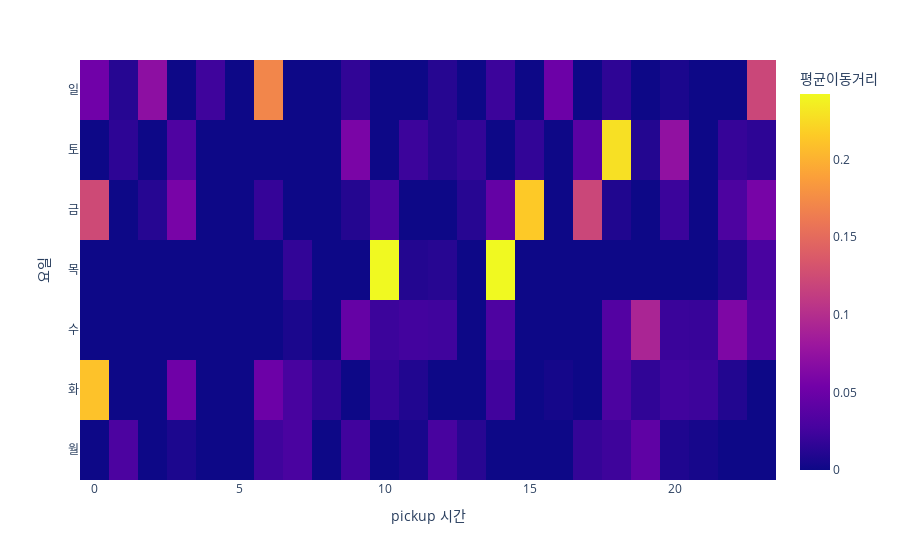

Notebook code for this chart:
### Code cell
## 1-(2) 요일,시간에 따른 평균이동거리
tidydata3 = tidydata1.pivot_table(
    index = 'pickup_hour',
    columns = 'dayofweek',
    values = 'dist',
    aggfunc = 'mean'
).stack().reset_index().rename({0:'dist_mean'},axis=1)
fig2 = px.density_heatmap(
    data_frame=tidydata3,
    x='pickup_hour',
    y='dayofweek',
    z='dist_mean',
    category_orders={'dayofweek': ['일','토','금','목','수','화','월']},
    nbinsx=24,
    nbinsy=7,
    height=300
)

layout = {
    'xaxis':{'title':'pickup 시간'},
    'yaxis':{'title':'요일'}     
}

fig2.update_layout(layout)
fig2 = fig2.update_coloraxes(colorbar_title='평균이동거리')

fig2

### Figure 1 — Plotly figure (JSON) as saved in the notebook; plotly's stock layout.template omitted (floating-point values rounded to 4 significant figures)
{"data": [{"coloraxis": "coloraxis", "histfunc": "sum", "hovertemplate": "pickup_hour=%{x}<br>dayofweek=%{y}<br>sum of dist_mean=%{z}<extra></extra>", "name": "", "nbinsx": 24, "nbinsy": 7, "type": "histogram2d", "x": [0, 0, 0, 1, 1, 1, 2, 2, 3, 3, 3, 3, 4, 6, 6, 6, 6, 7, 7, 7, 7, 8, 9, 9, 9, 9, 9, 10, 10, 10, 10, 11, 11, 11, 11, 11, 12, 12, 12, 12, 12, 13, 13, 13, 14, 14, 14, 14, 14, 15, 15, 16, 16, 16, 17, 17, 17, 18, 18, 18, 18, 18, 18, 19, 19, 19, 19, 20, 20, 20, 20, 20, 20, 21, 21, 21, 22, 22, 22, 22, 22, 23, 23, 23, 23, 23], "xaxis": "x", "xbingroup": "x", "y": ["금", "일", "화", "월", "일", "토", "금", "일", "금", "월", "토", "화", "일", "금", "월", "일", "화", "목", "수", "월", "화", "화", "금", "수", "월", "일", "토", "금", "목", "수", "화", "목", "수", "월", "토", "화", "목", "수", "월", "일", "토", "금", "월", "토", "금", "목", "수", "일", "화", "금", "토", "일", "토", "화", "금", "월", "토", "금", "수", "월", "일", "토", "화", "수", "월", "토", "화", "금", "수", "월", "일", "토", "화", "수", "월", "화", "금", "목", "수", "토", "화", "금", "목", "수", "일", "토"], "yaxis": "y", "ybingroup": "y", "z": [0.1233, 0.05268, 0.2105, 0.0305, 0.01195, 0.01531, 0.01198, 0.07083, 0.05755, 0.007294, 0.03262, 0.0519, 0.02348, 0.0191, 0.02354, 0.1704, 0.05021, 0.01746, 0.006677, 0.02959, 0.02795, 0.01497, 0.01064, 0.04586, 0.02459, 0.01721, 0.05924, 0.03066, 0.2422, 0.02215, 0.01888, 0.01045, 0.02527, 0.005204, 0.02216, 0.00961, 0.01226, 0.02417, 0.02833, 0.01166, 0.01152, 0.01244, 0.01278, 0.01795, 0.04543, 0.242, 0.03184, 0.02237, 0.02467, 0.2144, 0.01745, 0.05013, 0.0003914, 0.003542, 0.1208, 0.01821, 0.03852, 0.008791, 0.03483, 0.02295, 0.01562, 0.228, 0.03028, 0.09235, 0.0424, 0.01019, 0.01667, 0.02188, 0.02143, 0.008504, 0.006809, 0.07352, 0.02432, 0.02047, 0.00488, 0.02272, 0.03099, 0.009554, 0.06136, 0.01914, 0.009708, 0.05703, 0.02887, 0.03369, 0.1208, 0.01525]}], "layout": {"autosize": true, "coloraxis": {"colorbar": {"title": {"text": "평균이동거리"}}, "colorscale": [[0, "#0d0887"], [0.1111, "#46039f"], [0.2222, "#7201a8"], [0.3333, "#9c179e"], [0.4444, "#bd3786"], [0.5556, "#d8576b"], [0.6667, "#ed7953"], [0.7778, "#fb9f3a"], [0.8889, "#fdca26"], [1, "#f0f921"]]}, "legend": {"tracegroupgap": 0}, "margin": {"t": 60}, "xaxis": {"anchor": "y", "autorange": true, "domain": [0, 1], "range": [-0.5, 23.5], "title": {"text": "pickup 시간"}, "type": "linear"}, "yaxis": {"anchor": "x", "autorange": true, "categoryarray": ["월", "화", "수", "목", "금", "토", "일"], "categoryorder": "array", "domain": [0, 1], "range": [-0.5, 6.5], "title": {"text": "요일"}, "type": "category"}}}
